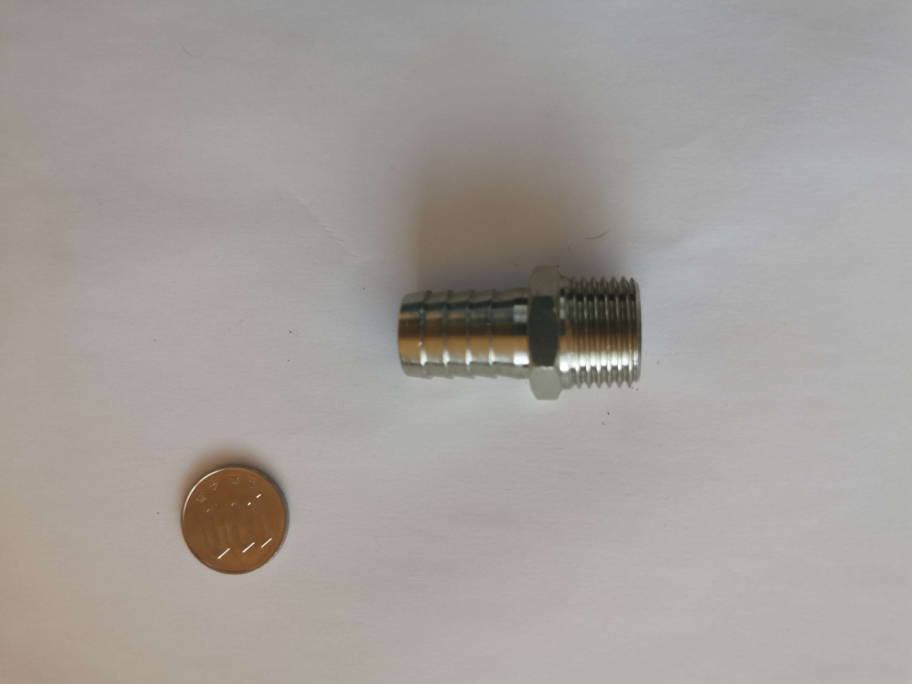
#> input picture DataBase/image7.jpg, 3648 x 2736 px (shown at 1/4 size)
$ jupyter execute '.~pattern_match.ipynb'
#> lines starting #> are read from the running program, lines starting #| are printed output that depends on the picture; after the words box and inside, x2 and y2 are one past the last pixel; in counts of white or black regions, pixels touching at a corner belong together; long printed decimals are rounded
### SRC/diametre_monnaie.py
import cv2
import numpy as np
import os

def conversion_piece(image_path,taille_piece):
    # Afficher le chemin absolu pour le débogage
    print(f"Chemin absolu de l'image: {os.path.abspath(image_path)}")

    # Vérifier si le fichier existe
    if not os.path.exists(image_path):
        print("Le fichier spécifié n'existe pas.")
        return None

    image = cv2.imread(image_path)#charge image
    if image is None:
        raise ValueError("L'image n'a pas pu être chargée.")

    gray = cv2.cvtColor(image, cv2.COLOR_BGR2GRAY)
    _,thresh = cv2.threshold(gray,0,255,cv2.THRESH_BINARY+cv2.THRESH_OTSU)
    thresh = cv2.bitwise_not(thresh)

    element = cv2.getStructuringElement(shape=cv2.MORPH_RECT, ksize=(5, 5))

    morph_img = thresh.copy()
    cv2.morphologyEx(src=thresh, op=cv2.MORPH_CLOSE, kernel=element, dst=morph_img)

    contours,_ = cv2.findContours(morph_img,cv2.RETR_TREE,cv2.CHAIN_APPROX_SIMPLE) #trouver les contours

    output_image = cv2.cvtColor(morph_img, cv2.COLOR_GRAY2BGR)# préparer l'image de sortie

    height, width = morph_img.shape[:2]# dimensions de l'image

    y_limit1 = height - 800 #limite
    y_limit2 = 800

    max_contour = None #contour et aire
    max_area = 0

    for cnt in contours: #on cherche dans la zone les contours
        (x, y), radius = cv2.minEnclosingCircle(cnt)
        center = (int(x), int(y))
        if (center[1] > y_limit1 or center[1] < y_limit2):
            area = cv2.contourArea(cnt)
            if area > max_area:
                max_area = area
                max_contour = cnt

    if max_contour is not None:
        (x, y), radius = cv2.minEnclosingCircle(max_contour)
        diameter = 2 * int(radius)
    else:
        diameter = 0

    cv2.imwrite('output_image_with_diameter.jpg', output_image)

    return taille_piece/diameter #diametre

def estimate_image(image_path):
    image = cv2.imread(image_path)#charge image
    if image is None:
        raise ValueError("L'image n'a pas pu être chargée.")

    gray = cv2.cvtColor(image, cv2.COLOR_BGR2GRAY)
    _,thresh = cv2.threshold(gray,0,255,cv2.THRESH_BINARY+cv2.THRESH_OTSU)
    thresh = cv2.bitwise_not(thresh)

    element = cv2.getStructuringElement(shape=cv2.MORPH_RECT, ksize=(5, 5))

    morph_img = thresh.copy()
    cv2.morphologyEx(src=thresh, op=cv2.MORPH_CLOSE, kernel=element, dst=morph_img)

    contours,_ = cv2.findContours(morph_img,cv2.RETR_TREE,cv2.CHAIN_APPROX_SIMPLE) #trouver les contours

    output_image = cv2.cvtColor(morph_img, cv2.COLOR_GRAY2BGR)# préparer l'image de sortie

    height, width = morph_img.shape[:2]# dimensions de l'image

    y_limit1 = height - 800 #limite
    y_limit2 = 800

    max_contour = None #contour et aire
    max_area = 0

    for cnt in contours: #on cherche dans la zone les contours
        (x, y), radius = cv2.minEnclosingCircle(cnt)
        center = (int(x), int(y))
        if (center[1] > y_limit1 or center[1] < y_limit2):
            area = cv2.contourArea(cnt)
            if area > max_area:
                max_area = area
                max_contour = cnt

    if max_contour is not None:
        (x, y), radius = cv2.minEnclosingCircle(max_contour)
        diameter = 2 * int(radius)
    else:
        diameter = 0

    (x, y), radius = cv2.minEnclosingCircle(max_contour)
    center = (int(x), int(y))
    radius = int(radius)
    cv2.circle(output_image, center, radius, (0, 255, 0), 2)
    cv2.circle(output_image, center, 1, (0, 0, 255), 3)
    start_point = (int(x - radius), int(y))
    end_point = (int(x + radius), int(y))
    cv2.line(output_image, start_point, end_point, (255, 0, 0), 2)

    return output_image #output image


image_path = '../DataBase/image7.jpg'
conversion = conversion_piece(image_path,22.6)
#> in conversion_piece, image is the input picture: shape (2736, 3648, 3); mean B, G, R 153.8, 157.9, 163.2
#> in conversion_piece, `gray = cv2.cvtColor(image, cv2.COLOR_BGR2GRAY)`:
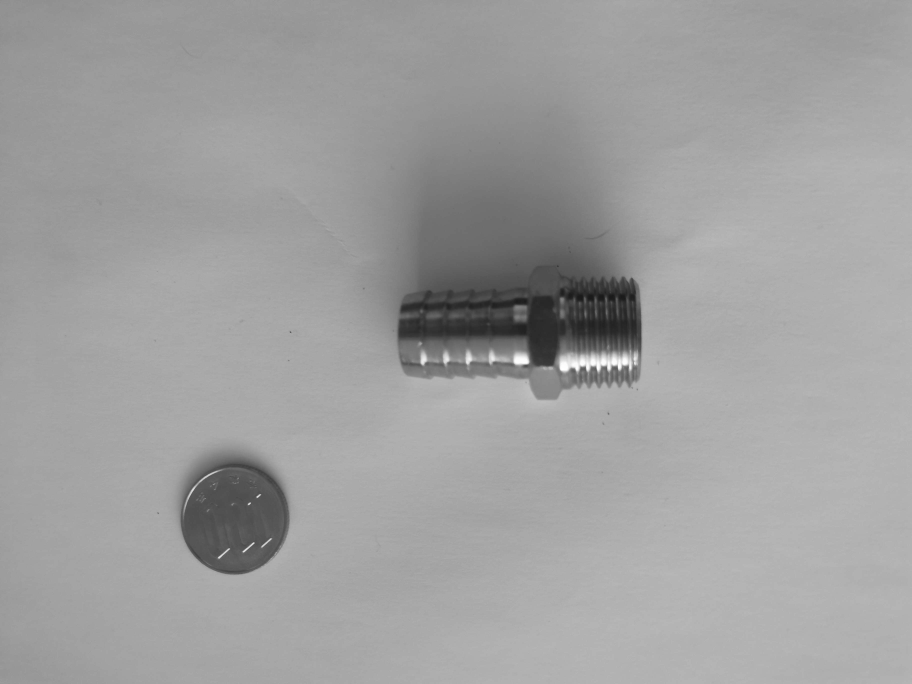
#> gray: shape (2736, 3648) (shown at 1/4 size); min 23, max 255, mean 159.1
#> in conversion_piece, `_,thresh = cv2.threshold(gray,0,255,cv2.THRESH_BINARY+cv2.THRESH_OTSU)`:
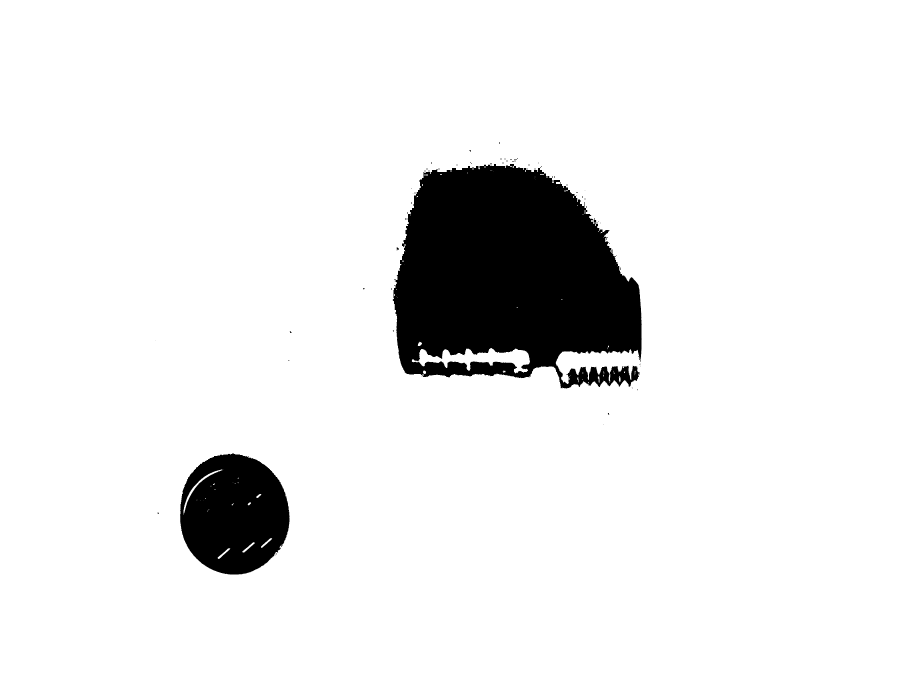
#> thresh: shape (2736, 3648) (shown at 1/4 size); 91.7% white; 76 black regions (65 under 20 px), largest, box (x1, y1, x2, y2) and area: (1571, 654, 2567, 1554) 659143, (720, 1814, 1158, 2298) 163661, (1586, 990, 1595, 1002) 68
#> in conversion_piece, `thresh = cv2.bitwise_not(thresh)`:
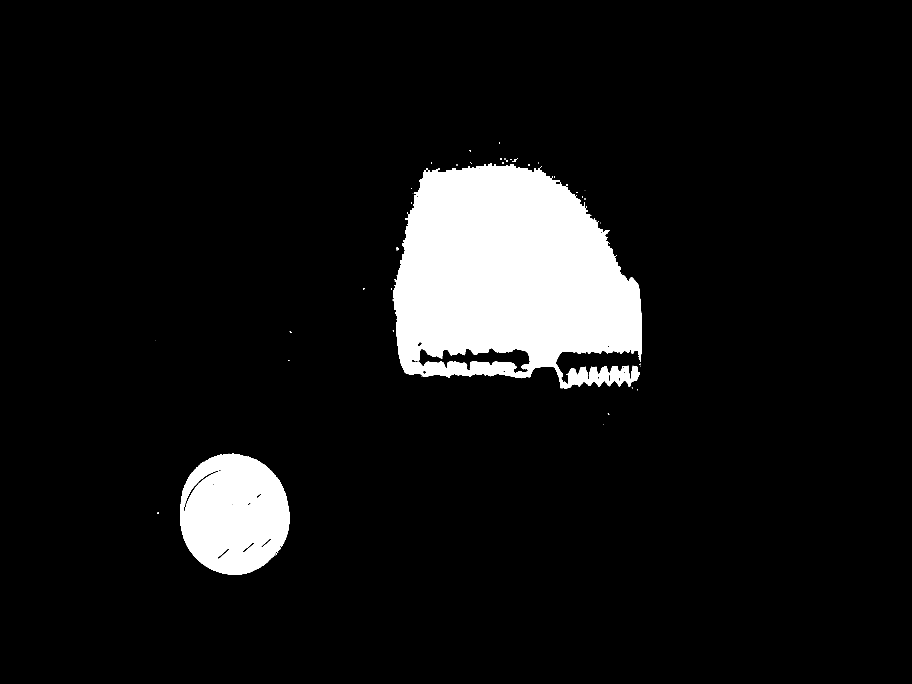
#> thresh: shape (2736, 3648) (shown at 1/4 size); 8.3% white; 76 white regions (65 under 20 px), largest, box (x1, y1, x2, y2) and area: (1571, 654, 2567, 1554) 659143, (720, 1814, 1158, 2298) 163661, (1586, 990, 1595, 1002) 68
#> in conversion_piece, `cv2.morphologyEx(src=thresh, op=cv2.MORPH_CLOSE, kernel=element, dst=m..`: morph_img: shape (2736, 3648); 8.3% white; 56 white regions (46 under 20 px)
#> in conversion_piece, `contours,_ = cv2.findContours(morph_img,cv2.RETR_TREE,cv2.CHAIN_APPROX..`: contours = 73 contours, 51 with area under 20; largest, box (x1, y1, x2, y2) and area: (1571, 654, 2567, 1554) 680176, (720, 1814, 1158, 2298) 166542, (1674, 1392, 2120, 1492) 20800, (733, 1882, 873, 2048) 1841, (871, 2192, 920, 2236) 494
#> in conversion_piece, `output_image = cv2.cvtColor(morph_img, cv2.COLOR_GRAY2BGR)# préparer l..`: output_image: shape (2736, 3648, 3); 8.3% white; 56 white regions (46 under 20 px)
#> the loop in conversion_piece, `for cnt in contours:` made 73 passes
#> (x, y, radius, center, area, max_area) on pass 2: (926.2, 2056.7, 243.1, (926, 2056), 166542, 166542)
#> (x, y, radius, center, area) on passes 3, 4, 5, 8, 57: (895, 2213.5, 31.56, (895, 2213), 493.5), (993.5, 2189, 31, (993, 2189), 493), (1065, 2171.5, 27.99, (1065, 2171), 418.5), (802.5, 1964.5, 107.2, (802, 1964), 1841), (2231.5, 731.5, 9.19, (2231, 731), 151)
#> after the loop in conversion_piece, `for cnt in contours:`: max_area = 166542; max_contour = contour of 641 points, box (x1, y1, x2, y2) (720, 1814, 1158, 2298), area 166542
#> in conversion_piece, `(x, y), radius = cv2.minEnclosingCircle(max_contour)`: x = 926.2; y = 2056.7; radius = 243.1
#> in conversion_piece, `diameter = 2 * int(radius)`: diameter = 486
#> conversion = 0.0465
cv2.imwrite('diametre_piece.png', estimate_image(image_path))
#> the loop in estimate_image, `for cnt in contours:` made 73 passes
#> after the loop in estimate_image, `for cnt in contours:`: max_area = 166542
#> in estimate_image, `(x, y), radius = cv2.minEnclosingCircle(max_contour)`: x = 926.2; y = 2056.7; radius = 243.1
#> in estimate_image, `diameter = 2 * int(radius)`: diameter = 486
#> in estimate_image, `center = (int(x), int(y))`: center = (926, 2056)
#> in estimate_image, `radius = int(radius)`: radius = 243
#> in estimate_image, `start_point = (int(x - radius), int(y))`: start_point = (683, 2056)
#> in estimate_image, `end_point = (int(x + radius), int(y))`: end_point = (1169, 2056)
if conversion:
    print(f"Conversion estimée en pixels : {conversion}")
#| Conversion estimée en pixels : 0.0465

### SRC/.~pattern_match.ipynb
[cell 1]
import cv2
import numpy as np
from matplotlib import pyplot as plt
import nbimporter
from diametre_monnaie import conversion_piece

[cell 2]
image_path = '../DataBase/image7.jpg'

size_pixels = conversion_piece(image_path,22.6)
#> the loop in conversion_piece (call 2), `for cnt in contours:` made 73 passes

# Les dimensions réelles en millimètres
reference_object_real_world_mm = 22.6  # diamètre de la pièce de monnaie en mm
diametre_reel_mm = 18  # Diamètre réel du filetage en mm
pas_reel_mm = 1   # Pas réel du filetage en mm
longueur_cm = 10  # Longueur des lignes horizontales en mm
depassement_mm = 0.2 # Pas réel du filetage en mm

pas_reel_mm = 25.4 / 14

[cell 3]
# Convertir les mesures réelles en pixels
pas_pixels = (pas_reel_mm / size_pixels)
cm_pixels = (longueur_cm / size_pixels)
depassement_mm_pixel = (depassement_mm / size_pixels)
diametre_pixels = (diametre_reel_mm / size_pixels)
print(pas_pixels)
#| 39.015

[cell 4]
def template(image_path,diametre_reel_mm,pas_reel_mm,longueur_cm,depassement_mm):

    size_pixels = conversion_piece(image_path,22.6)

    pas_pixels = (pas_reel_mm / size_pixels)
    cm_pixels = (longueur_cm / size_pixels)
    depassement_mm_pixel = (depassement_mm / size_pixels)
    diametre_pixels = (diametre_reel_mm / size_pixels)

    pattern_height = int(diametre_pixels)  # Hauteur du pattern basée sur le diamètre en pixels
    pattern_width = int(cm_pixels)   # Largeur du pattern basée sur le pas en pixels
    depassement = int(depassement_mm_pixel) # Nombre de pixels que les verticales dépassent des horizontales

    pattern_image = np.zeros((pattern_height, pattern_width), dtype=np.uint8)

    # Dessiner les deux lignes horizontales
    cv2.line(pattern_image, (0, depassement), (pattern_width, depassement), (255), 1)
    cv2.line(pattern_image, (0, pattern_height - 1 - depassement), (pattern_width, pattern_height - 1 - depassement), (255), 1)

    # Dessiner les segments verticaux entre les lignes horizontales
    for x in range(0, pattern_width, int(pas_pixels)):
        cv2.line(pattern_image, (x, 0), (x, pattern_height - 1), (255), 1)
    return pattern_image

[cell 5]
pattern_image = template(image_path,diametre_reel_mm,pas_reel_mm,longueur_cm,depassement_mm)
#> in template, `cv2.line(pattern_image, (0, depassement), (pattern_width, depassement)..`:
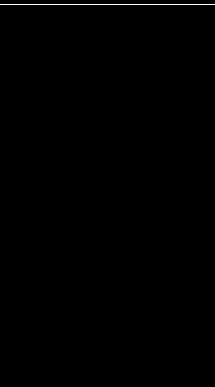
#> pattern_image: shape (387, 215); 0.26% white in thin lines or dots, all inside (x1, y1, x2, y2) = (0, 4, 215, 5)
#> in template, `cv2.line(pattern_image, (0, pattern_height - 1 - depassement), (patter..`:
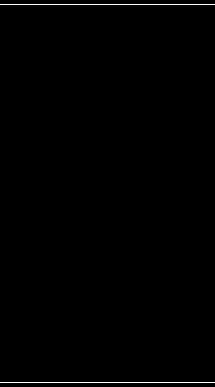
#> pattern_image: shape (387, 215); 0.52% white in thin lines or dots
#> after the loop in template, `for x in range(0, pattern_width, int(pas_pixels)):`:
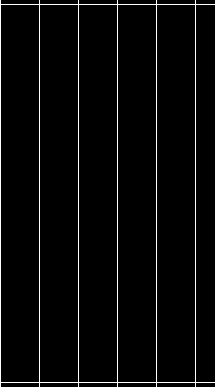
#> pattern_image: shape (387, 215); 3.3% white in thin lines or dots
cv2.imwrite('pattern_image.jpg', pattern_image)
#> Out = True

[cell 6]
def match(template,img_path):
    img = cv2.imread(img_path,cv2.IMREAD_GRAYSCALE)
    w, h = template.shape[::-1]
    res = cv2.matchTemplate(img,template,cv2.TM_CCOEFF_NORMED)
    min_val, max_val, min_loc, max_loc = cv2.minMaxLoc(res)

    top_left = max_loc
    bottom_right = (top_left[0] + w, top_left[1] + h)

    cv2.rectangle(img,top_left, bottom_right, 255, 2)

    return img,res

[cell 7]
img = match(pattern_image,image_path)
#> in match, `res = cv2.matchTemplate(img,template,cv2.TM_CCOEFF_NORMED)`:
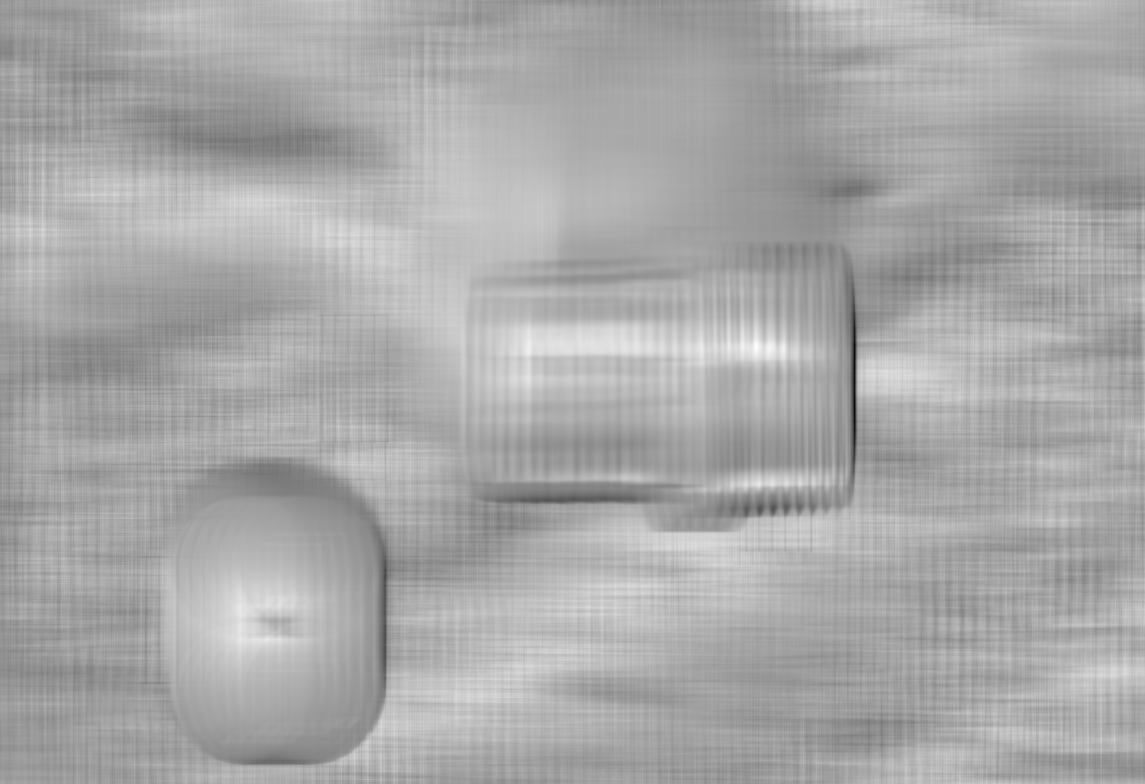
#> res: shape (2350, 3434) float32 (shown at 1/3 size); min -0.169, max 0.0798, mean -0.00425; drawn with min black and max white
#> in match, `cv2.rectangle(img,top_left, bottom_right, 255, 2)`: img: shape (2736, 3648); min 23, max 255, mean 159.1
cv2.imwrite('image.jpg', img[0])
#> Out = True

[cell 8]
def statistics(img):
    plt.subplot(121),plt.imshow(img[1],cmap = 'gray')
    plt.title('Resultat'), plt.xticks([]), plt.yticks([])
    plt.subplot(122),plt.imshow(img[0],cmap = 'gray')
    plt.title('Detection'), plt.xticks([]), plt.yticks([])
    plt.show()

[cell 9]
statistics(img)

$ run again, with DataBase/image15.jpg copied over DataBase/image7.jpg
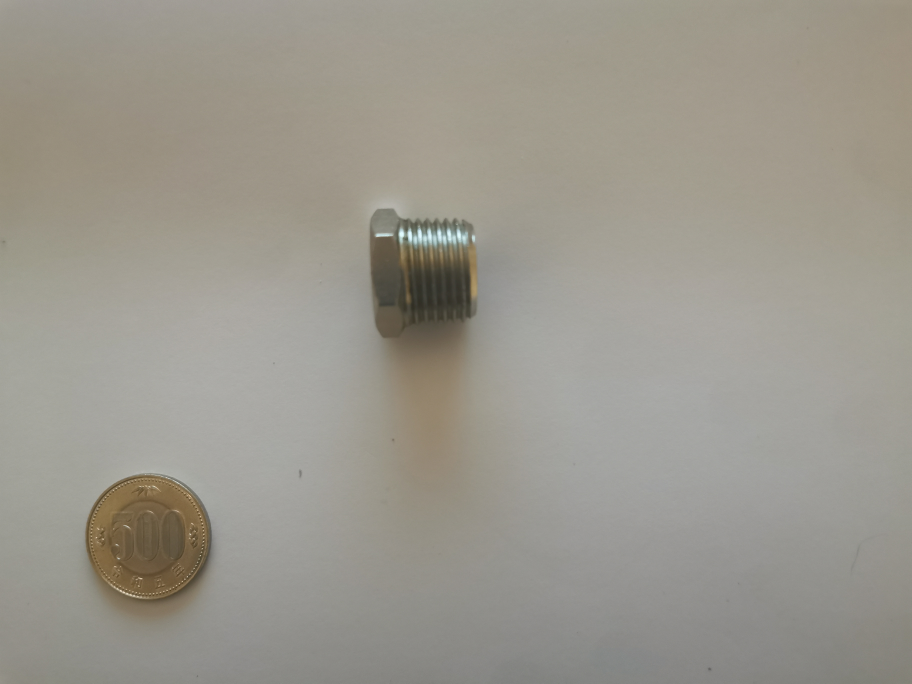
#> input picture DataBase/image15.jpg, 3648 x 2736 px (shown at 1/4 size)
#> in conversion_piece, image is the input picture: shape (2736, 3648, 3); mean B, G, R 141.7, 151.4, 155
#> in conversion_piece, `cv2.morphologyEx(src=thresh, op=cv2.MORPH_CLOSE, kernel=element, dst=m..`:
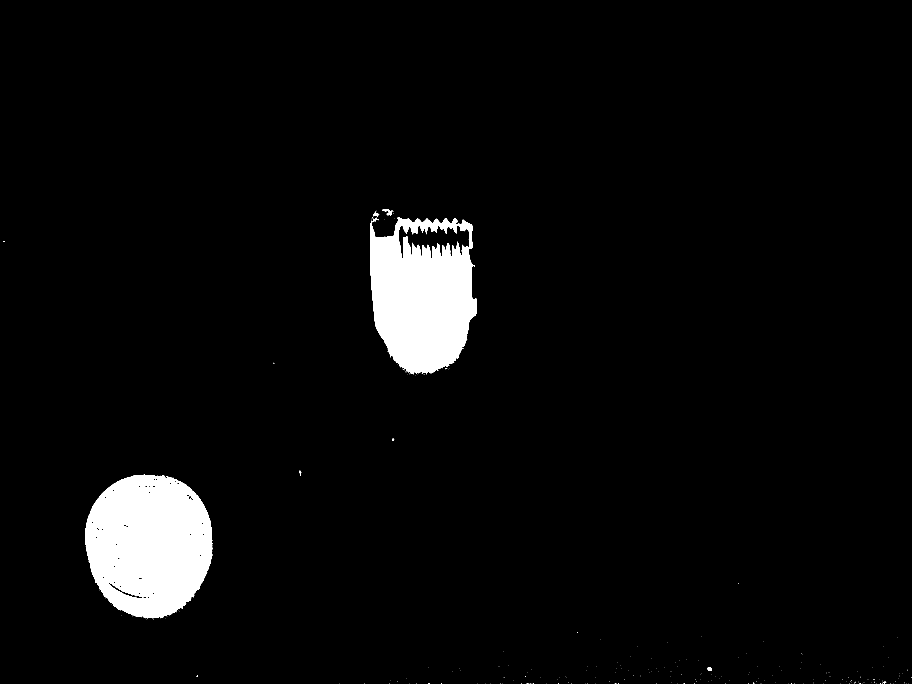
#> morph_img: shape (2736, 3648) (shown at 1/4 size); 4.2% white; 238 white regions (228 under 20 px)
#> in conversion_piece, `contours,_ = cv2.findContours(morph_img,cv2.RETR_TREE,cv2.CHAIN_APPROX..`: contours = 313 contours, 229 with area under 20; largest, box (x1, y1, x2, y2) and area: (341, 1899, 852, 2475) 229622, (1480, 870, 1908, 1498) 213966, (1592, 900, 1880, 1036) 22052, (432, 2327, 571, 2395) 1410, (1528, 837, 1571, 864) 312
#> the loop in conversion_piece, `for cnt in contours:` made 313 passes
#> (x, y, radius, area, max_area) on pass 72: (3537.5, 2730.5, 6.52, 27.5, 27.5)
#> after the loop in conversion_piece, `for cnt in contours:`: max_area = 229622; max_contour = contour of 849 points, box (x1, y1, x2, y2) (341, 1899, 852, 2475), area 229622
#> in conversion_piece, `(x, y), radius = cv2.minEnclosingCircle(max_contour)`: x = 598.5; y = 2185.6; radius = 290.1
#> diameter = 580
#> conversion = 0.039
#> the loop in estimate_image, `for cnt in contours:` made 313 passes
#> cnt on passes 45 to 47: [[3215, 2732]], [[3164, 2732], [3165, 2733], [3165, 2735], [3165, 2733]], [[3043, 2732], [3044, 2732]]
#| Conversion estimée en pixels : 0.03897
#> the loop in conversion_piece (call 2), `for cnt in contours:` made 313 passes
#> cnt on passes 1 to 3: [[3633, 2735]], [[3625, 2735]], [[3575, 2735]]
#| 46.561
#> `cv2.imwrite('pattern_image.jpg', pattern_image)`: Out = True
#> in match, `cv2.rectangle(img,top_left, bottom_right, 255, 2)`:
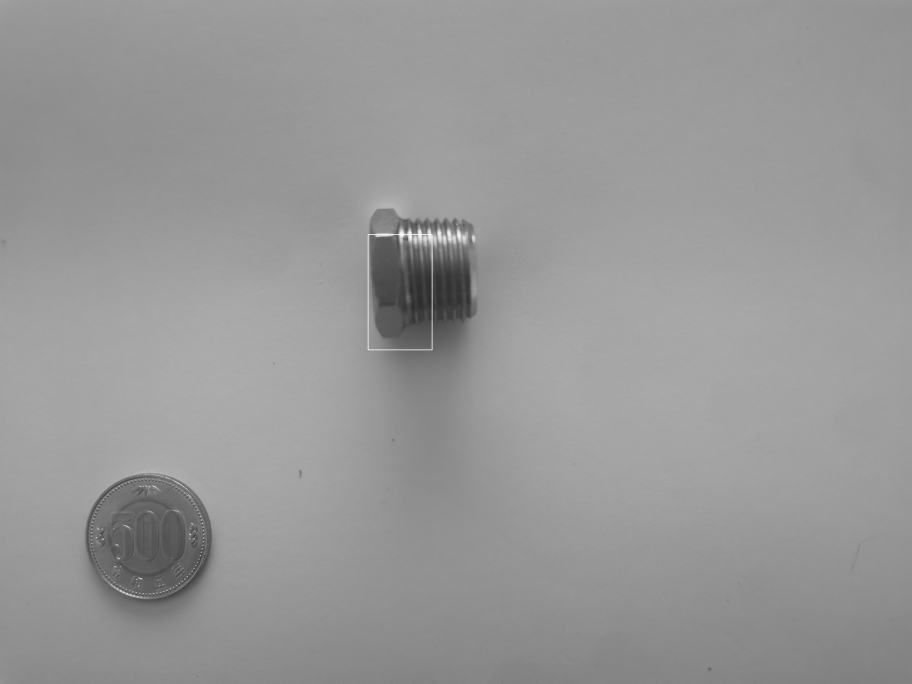
#> img: shape (2736, 3648) (shown at 1/4 size); min 43, max 255, mean 151.5
